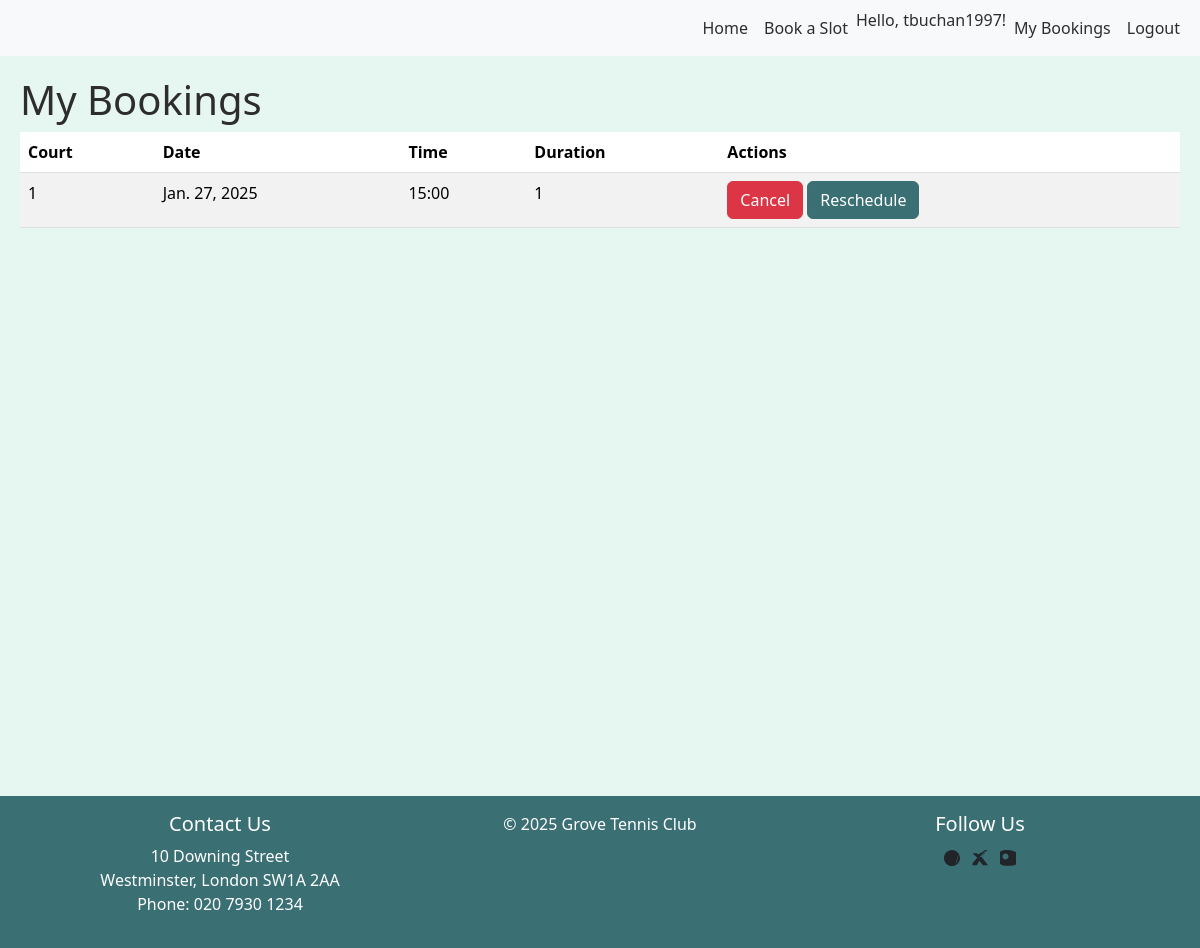
The page /bookings/ (signed in) on the database its author committed.
### bookings/models.py (models this page shows, shortened)
class Booking(models.Model):
    user = models.ForeignKey(User, on_delete=models.CASCADE, related_name='my_bookings')
    booked_by = models.ForeignKey(User, on_delete=models.CASCADE, related_name='assigned_bookings')
    court = models.ForeignKey(Court, on_delete=models.CASCADE)
    availability = models.ForeignKey(Availability, on_delete=models.CASCADE)
    booking_date = models.DateField()
    booking_time = models.TimeField()
    duration = models.IntegerField()
    is_active = models.BooleanField(default=True)

class Court(models.Model):
    court_number = models.IntegerField(unique=True)
    court_type = models.CharField(max_length=50)

### bookings/views.py (the view)
# urls.py: path('bookings/', views.view_bookings, name='view_bookings'),
@login_required
def view_bookings(request):
    bookings = Booking.objects.filter(user=request.user, is_active=True).order_by('booking_date', 'booking_time') #Only active bookings
    return render(request, 'bookings/dashboard.html', {'bookings': bookings})

### bookings/templates/bookings/dashboard.html (shortened to what this page needs)
{% extends "base_generic.html" %}
{% load static %}
{% load availability_filters %}
{% block content %}
<h1>My Bookings</h1>
{% if bookings %}
<table class="table table-striped">
    <thead>
        <tr>
            <th>Court</th>
            <th>Date</th>
            <th>Time</th>
            <th>Duration</th>
            <th>Actions</th>
        </tr>
    </thead>
    <tbody>
        {% for booking in bookings %}
        <tr>
            <td>{{ booking.court.court_number }}</td>
            <td>{{ booking.booking_date }}</td>
            <td>{{ booking.booking_time|time:"H:i" }}</td>
            <td>{{ booking.duration }}</td>
            <td>
                <button class="btn btn-danger cancel-button" data-booking-id="{{ booking.id }}">Cancel</button>
                <button class="btn btn-primary reschedule-button" data-booking-id="{{ booking.id }}"
                        data-booking-date="{{ booking.booking_date }}" data-booking-time="{{ booking.booking_time }}">
                    Reschedule
                </button>
            </td>
        </tr>
        {% endfor %}
    </tbody>
</table>
{% else %}
<p>You have no upcoming bookings.</p>
{% endif %}
<link rel="stylesheet" href="{% static 'css/style.css' %}">
{% endblock %}

### templates/base_generic.html (shortened to what this page needs)
{% load static %}
<!DOCTYPE html>
<html lang="en">
<head>
    <link href="https://cdn.jsdelivr.net/npm/bootstrap@5.3.2/dist/css/bootstrap.min.css" rel="stylesheet"
>
    <link rel="stylesheet" href="{% static 'css/style.css' %}">
</head>
<body>
    <header id="page-header">
        <nav class="navbar navbar-expand-lg navbar-light bg-light">
            <div class="container-fluid">
                <div class="collapse navbar-collapse" id="navbarNav">
                    <ul class="navbar-nav ms-auto">
                        <li class="nav-item">
                            <a class="nav-link" href="{% url 'home' %}">Home</a>
                        </li>
                        <li class="nav-item">
                            <a class="nav-link" href="{% url 'book_slot' %}">Book a Slot</a>
                        </li>
                        {% if user.is_authenticated %}
                        <li class="nav-item">Hello, {{ user.username }}!</li>
                        <li class="nav-item"> <a class="nav-link" href="{% url 'view_bookings' %}">My Bookings</a></li>
                        <li class="nav-item">
                            <a class="nav-link" href="{% url 'logout' %}">Logout</a>
                        </li>
                        {% endif %}
                    </ul>
                </div>
            </div>
        </nav>
    </header>
    <main id="page-content">
        {% block content %}{% endblock %}
    </main>
    <footer id="page-footer" class="bg-light text-center py-3 mt-auto">
        <div class="container">
            <div class="row">
                <div class="col-md-4">
                    <h5>Contact Us</h5>
                    <p>10 Downing Street<br>
                        Westminster, London SW1A 2AA<br>
                        Phone: 020 7930 1234</p>
                </div>
                <div class="col-md-4">
                    <p>&copy; 2025 Grove Tennis Club</p>
                </div>
                <div class="col-md-4">
                    <h5>Follow Us</h5>
                    <ul class="list-inline">
                        <li class="list-inline-item">
                            <a href="https://www.facebook.com/" target="_blank" class="text-decoration-none text-dark" aria-label="Facebook">
                            </a>
                        </li>
                        <li class="list-inline-item">
                            <a href="https://twitter.com/" target="_blank" class="text-decoration-none text-dark" aria-label="Twitter">
                                <svg xmlns="http://www.w3.org/2000/svg" width="16" height="16" fill="currentColor"
                                    class="bi bi-twitter-x" viewBox="0 0 16 16">
                                    <path
                                        d="M12.6.75h2.454l-5.36 6.142L16 15.25h-4.932l-3.867-4.382L4.94 15.25H.48v-2.108l4.777-5.392L.479 3.14h4.495l3.867 4.382L15.52 0h-2.92zM6.252 8.338l-2.29-2.62L12.485.75h1.516z" />
                                </svg>
                            </a>
                        </li>
                        <li class="list-inline-item">
                            <a href="https://www.instagram.com/" target="_blank" class="text-decoration-none text-dark" aria-label="Instagram">
                            </a>
                        </li>
                    </ul>
                </div>
            </div>
        </div>
    </footer>
</body>
</html>

### static/css/style.css (style rules this page uses)
:root { --primary-bg: #E6F7F1; --secondary-bg: #B2C2E0; --primary-accent: #3A6F74; --secondary-accent: #5C88C8; --light-text: #FFFFFF; --dark-text: #2D2D2D; }
body { background-color: var(--primary-bg); color: var(--dark-text); display: flex; flex-direction: column; margin: 0; min-height: 100vh; }
.navbar { background-color: var(--secondary-bg); }
.navbar-light .navbar-nav .nav-link { color: var(--dark-text); }
.btn-primary { background-color: var(--primary-accent); border-color: var(--primary-accent); color: var(--light-text); }
#page-footer { background-color: var(--primary-accent) !important; color: var(--light-text); padding: 1rem; margin-top: auto; width: 100%; }
#page-footer a { color: var(--light-text); }
#page-footer h5 { color: var(--light-text); }
#page-content { padding: 20px; min-height: calc(100vh - 120px); margin-bottom: 60px; }
.table { width: 100%; }
.text-center { text-align: center; }

### rows shown on the page
Booking: court.court_number "1", booking_date "Jan. 27, 2025", booking_time "15:00", duration "1"

### other values the page prints
{{ user.username }} "tbuchan1997"
